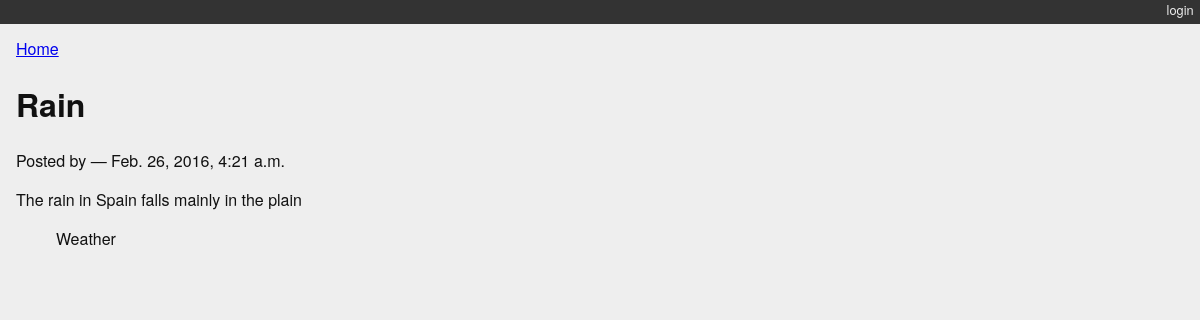
The app's page /posts/1/ with its own data.
### myblog/models.py (models this page shows)
class Post(models.Model):
    title = models.CharField(max_length=128)
    text = models.TextField(blank=True)
    author = models.ForeignKey(User)
    created_date = models.DateTimeField(auto_now_add=True)
    modified_date = models.DateTimeField(auto_now=True)
    published_date = models.DateTimeField(blank=True, null=True)
    def __str__(self):
        return self.title

class Category(models.Model):
    name = models.CharField(max_length=128)
    description = models.TextField(blank=True)
    posts = models.ManyToManyField(  #<== magic attribute to deal with multiple fields
        Post,
        blank=True,
        related_name='categories'
    )
    class Meta: #<== added esv to fix plurals problem with Categorys
        verbose_name_plural = "categories"  #<== added esv
    def __str__(self):
        return self.name

### myblog/views.py (the view)
def detail_view(request, post_id):
    published = Post.objects.exclude(published_date__exact=None)
    try:
        post = published.get(pk=post_id)
    except Post.DoesNotExist:
        raise Http404
    context = {'post': post}
    return render(request, 'detail.html', context)

### myblog/templates/detail.html
{% extends "base.html" %}
{% block content %}
<a class="backlink" href="/">Home</a>
<h1>{{ post }}</h1>
<p class="byline">
  Posted by {{ post.author_name }} &mdash; {{ post.published_date }}
</p>
<div class="post-body">
  {{ post.text }}
</div>
<ul class="categories">
  {% for category in post.categories.all %}
    <li>{{ category }}</li>
  {% endfor %}
</ul>
{% endblock %}

### myblog/static/django_blog.css (style rules this page uses)
body { background-color: #eee; color: #111; font-family: "HelveticaNeue-Light", "Helvetica Neue Light", "Helvetica Neue", Helvetica, Arial, "Lucida Grande", sans-serif; margin:0; padding:0; }
ul.categories { list-style: none; list-style-type: none; }
ul.categories li { display: inline; }

### records on screen
Post: title "Rain", published_date "Feb. 26, 2016, 4:21 a.m.", text "The rain in Spain falls mainly in the plain"
Category: name "Weather"
